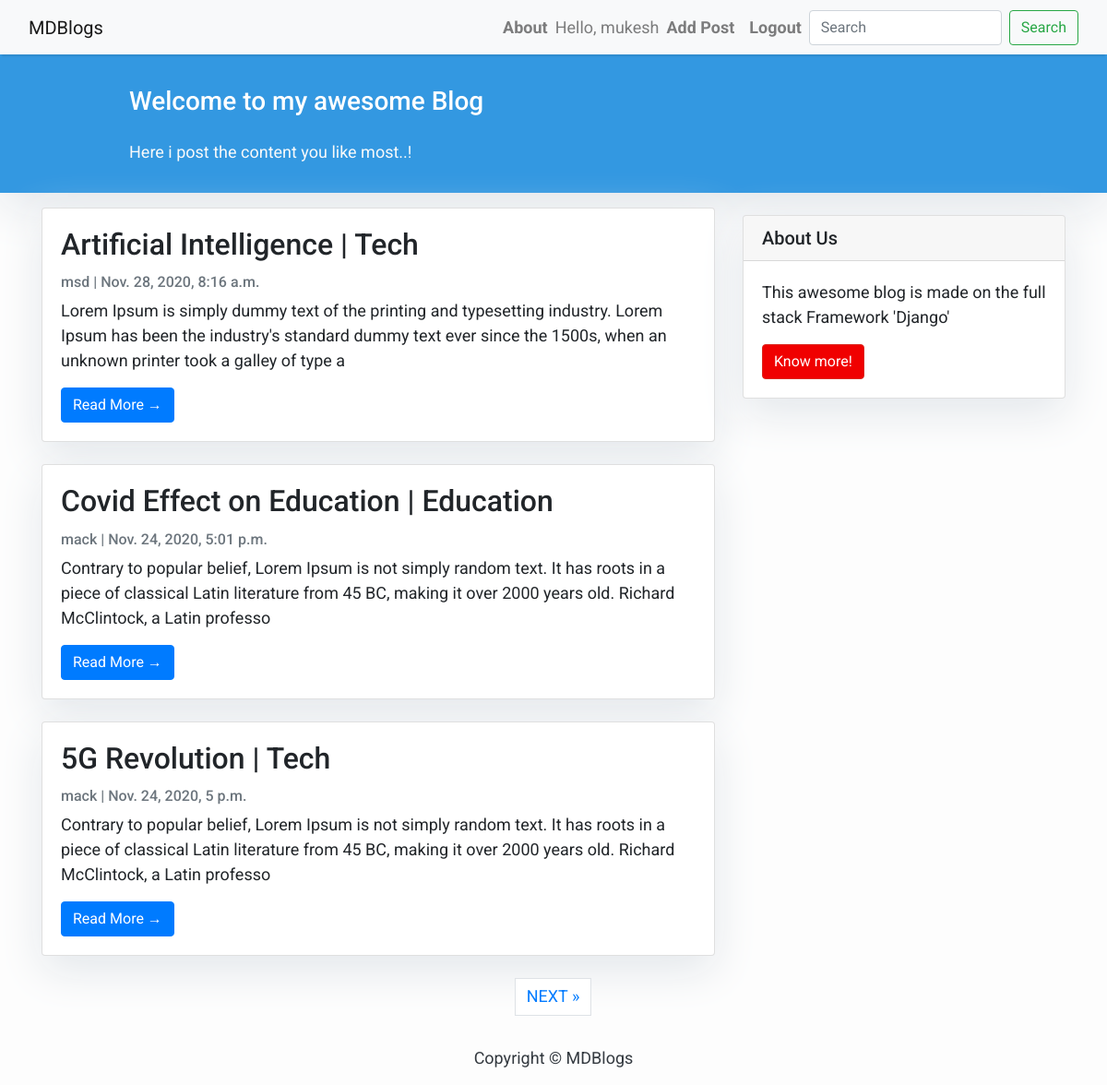
The app's page / (signed in) with its own data.
### Blog/models.py (models this page shows, shortened)
class Post(models.Model):
    category=models.CharField(max_length=100)
    title = models.CharField(max_length=200, unique=True)
    slug = models.SlugField(max_length=200, unique=True)
    author = models.ForeignKey(User, on_delete= models.CASCADE,related_name='blog_posts')
    updated_on = models.DateTimeField(auto_now= True)
    content = models.TextField()
    created_on = models.DateTimeField(auto_now_add=True)
    status = models.IntegerField(choices=STATUS, default=0)
    likes=models.ManyToManyField(User,related_name='blog_post')
    class Meta:
        ordering = ['-created_on']

### Blog/views.py (the view)
# urls.py: path('', views.PostList.as_view(), name='home'),
class PostList(generic.ListView):
    queryset = Post.objects.filter(status=1).order_by('-created_on')
    template_name = 'index.html'
    paginate_by = 3

### Blog/templates/index.html (shortened to what this page needs)
{% extends "base.html" %}
{% block content %}
<header class="masthead">
    <div class="container">
        <div class="row">
            <div class=" col-md-8 col-md-10 mx-auto">
                <div class="site-heading">
                    <h3 class=" site-heading my-4 mt-3 text-white"> Welcome to my awesome Blog </h3>
                    <p class="text-light">Here i post the content you like most..! &nbsp
                    </p>
                </div>
            </div>
        </div>
    </div>
</header>
<div class="container">
    <div class="row">
        <div class="col-md-8 mt-3 left">
            {% for post in post_list %}
            <div class="card mb-4">
                <div class="card-body">
                    <h2 class="card-title">{{ post.title }} | {{post.category}}</h2>
                    <p class="card-text text-muted h6">{{ post.author }} | {{ post.created_on}} </p>
                    <p class="card-text">{{post.content|slice:":200" }}</p>
                    <a href="{% url 'post_detail' post.slug  %}" class="btn btn-primary">Read More &rarr;</a>
                </div>
            </div>
            {% endfor %}
        </div>
        {% block sidebar %} {% include 'sidebar.html' %} {% endblock sidebar %}
    </div>
</div>
{% if is_paginated %}
  <ul class="pagination justify-content-center">
    {% if page_obj.has_next %}
    <li><a href="?page={{ page_obj.next_page_number }}" class="page-link"> NEXT &raquo;</a></li>
    {% endif %}
  </ul>
{% endif %}
{%endblock%}

### Blog/templates/base.html (shortened to what this page needs)
<!DOCTYPE html>
<html>
    <head>
        <link rel="stylesheet" href="https://maxcdn.bootstrapcdn.com/bootstrap/4.0.0/css/bootstrap.min.css"
 />
        <link rel="stylesheet" href="//code.jquery.com/ui/1.12.1/themes/base/jquery-ui.css">
    </head>
    <body>
        <div>
        <nav class="navbar navbar-expand-lg navbar-light bg-light shadow" id="mainNav">
            <div class="container-fluid">
                <a class="navbar-brand" href="{% url 'home' %}">MDBlogs</a>
                <div class="collapse navbar-collapse" id="navbarResponsive">
                    <ul class="navbar-nav ml-auto">
                        <li class="nav-item text-black">
                            <a class="nav-link text-black font-weight-bold" href="#">About</a>
                        </li>
                        {% if user.is_authenticated %}
                        <span class="navbar-text text-black" >
                            Hello, {{user.username}}
                        </span>
                        <li class="nav-item text-black">
                            <a class="nav-link text-black font-weight-bold" href="{% url 'add_post' %}">Add Post</a>
                        </li>
                        <li class="nav-item text-black">
                            <a class="nav-link text-black font-weight-bold" href="{% url 'logout' %}">Logout</a>
                        </li>
                        {% endif %}
                        <form method="get" action="/search" class="form-inline my-2 my-lg-0">
                          <input class="form-control mr-sm-2" type="search" placeholder="Search" aria-label="search"
                                 name="query" id="query">
                          <button class="btn btn-outline-success my-2 my-sm-0" type="submit">Search</button>
                        </form>
                    </ul>
                </div>
            </div>
        </nav>
        </div>
            {% block content %}{% endblock content %}
        <footer class="py-3 bg-grey">
            <p class="m-0 text-dark text-center ">Copyright &copy; MDBlogs</p>
        </footer>
    </body>
</html>

### Blog/templates/base.html (style rules this page uses)
body { font-family: "Roboto", sans-serif; font-size: 17px; background-color: #fdfdfd; }
.shadow { box-shadow: 0 4px 2px -2px rgba(0, 0, 0, 0.1); }
.masthead { background: #3398E1; height: auto; padding-bottom: 15px; box-shadow: 0 16px 48px #E3E7EB; padding-top: 10px; }

### Blog/templates/index.html (style rules this page uses)
body { font-family: "Roboto", sans-serif; font-size: 18px; background-color: #fdfdfd; }
.card { box-shadow: 0 16px 48px #E3E7EB; }

### Blog/templates/sidebar.html (style rules this page uses)
.card { box-shadow: 0 16px 48px #E3E7EB; }

### records on screen
Post: title "Artificial Intelligence", category "Tech", author "msd", created_on "Nov. 28, 2020, 8:16 a.m.", content "Lorem Ipsum is simply dummy text of the printing and typesetting industry. Lorem Ipsum has been the industry's standard dummy text ever since the 1500s, when an unknown printer took a galley of type a"
Post: title "Covid Effect on Education", category "Education", author "mack", created_on "Nov. 24, 2020, 5:01 p.m.", content "Contrary to popular belief, Lorem Ipsum is not simply random text. It has roots in a piece of classical Latin literature from 45 BC, making it over 2000 years old. Richard McClintock, a Latin professo"
Post: title "5G Revolution", category "Tech", author "mack", created_on "Nov. 24, 2020, 5 p.m.", content "Contrary to popular belief, Lorem Ipsum is not simply random text. It has roots in a piece of classical Latin literature from 45 BC, making it over 2000 years old. Richard McClintock, a Latin professo"

### other values on screen
{{ user.username }} "mukesh"
